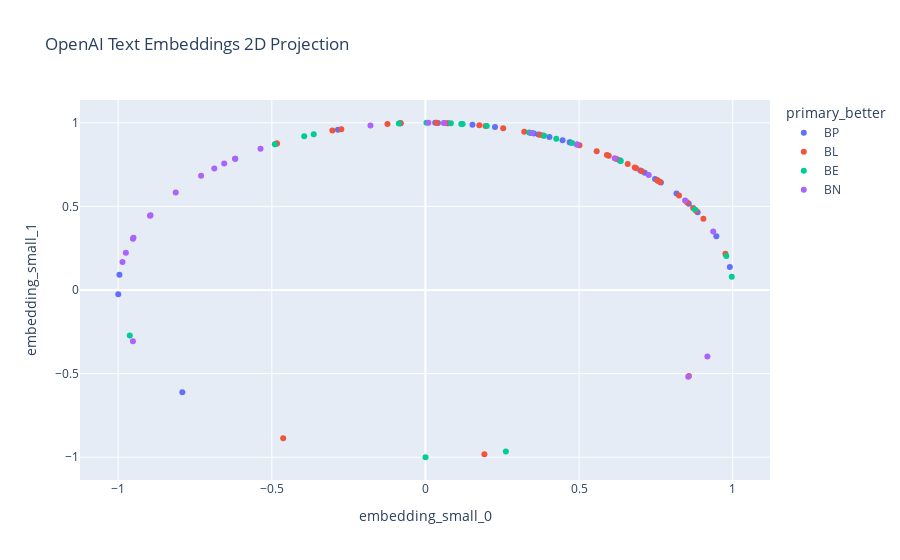

Notebook code cell kept with this figure:
### Code cell
import plotly.express as px
px.scatter(outputs_df, x="embedding_small_0", y="embedding_small_1", color="primary_better", title="OpenAI Text Embeddings 2D Projection")

### Figure 1 — Plotly figure (JSON) as saved in the notebook; plotly's stock layout.template omitted (floating-point values rounded to 4 significant figures)
{"data": [{"hovertemplate": "primary_better=BP<br>embedding_small_0=%{x}<br>embedding_small_1=%{y}<extra></extra>", "legendgroup": "BP", "marker": {"color": "#636efa", "symbol": "circle"}, "mode": "markers", "name": "BP", "orientation": "v", "showlegend": true, "type": "scatter", "x": [0.7569, 0.9467, -0.2847, 0.8169, 0.4711, 0.6995, 0.03165, 0.9905, 0.2264, 0.4036, 0.6331, -0.7912, 0.8857, 0.7474, -0.9958, 0.4695, 0.4929, 0.7664, 0.153, 0.3429, 0.3681, 0.04067, -0.9997, 0.857, -0.6193, 0.6334, 0.353, 0.4462, -0.08128, 0.7136], "xaxis": "x", "y": [0.6535, 0.322, 0.9586, 0.5767, 0.8821, 0.7147, 0.9995, 0.1373, 0.974, 0.9149, 0.7741, -0.6116, 0.4642, 0.6644, 0.09105, 0.8829, 0.8701, 0.6424, 0.9882, 0.9394, 0.9298, 0.9992, -0.02486, 0.5154, 0.7852, 0.7738, 0.9356, 0.895, 0.9967, 0.7006], "yaxis": "y"}, {"hovertemplate": "primary_better=BL<br>embedding_small_0=%{x}<br>embedding_small_1=%{y}<extra></extra>", "legendgroup": "BL", "marker": {"color": "#EF553B", "symbol": "circle"}, "mode": "markers", "name": "BL", "orientation": "v", "showlegend": true, "type": "scatter", "x": [0.8807, 0.8712, -0.3029, 0.383, 0.9762, 0.3726, 0.1956, 0.6218, 0.3216, 0.5965, 0.07357, -0.4629, 0.7544, 0.9046, 0.7636, -0.08195, 0.5907, 0.06071, 0.03637, -0.08081, 0.07212, 0.8512, 0.6811, 0.7043, 0.2531, -0.2737, -0.4836, 0.1754, 0.6859, 0.8574, -0.4836, -0.1236, 0.5012, 0.7559, 0.5573, 0.6583, 0.8251, 0.1918], "xaxis": "x", "y": [0.4737, 0.491, 0.953, 0.9237, 0.2167, 0.928, 0.9807, 0.7832, 0.9469, 0.8026, 0.9973, -0.8864, 0.6564, 0.4263, 0.6457, 0.9966, 0.8069, 0.9982, 0.9993, 0.9967, 0.9974, 0.5249, 0.7322, 0.7099, 0.9675, 0.9618, 0.8753, 0.9845, 0.7277, -0.5147, 0.8753, 0.9923, 0.8653, 0.6547, 0.8303, 0.7527, 0.565, -0.9814], "yaxis": "y"}, {"hovertemplate": "primary_better=BE<br>embedding_small_0=%{x}<br>embedding_small_1=%{y}<extra></extra>", "legendgroup": "BE", "marker": {"color": "#00cc96", "symbol": "circle"}, "mode": "markers", "name": "BE", "orientation": "v", "showlegend": true, "type": "scatter", "x": [0.6358, 0.2617, 0.4257, 0.0002241, 0.121, 0.0827, 0.3862, 0.9968, 0.1166, -0.3945, -0.3635, -0.9621, 0.9791, 0.4771, -0.08651, 0.3462, 0.003321, -0.4902, 0.1996, 0.3377, 0.8769], "xaxis": "x", "y": [0.7718, -0.9651, 0.9049, -1, 0.9927, 0.9966, 0.9224, 0.07961, 0.9932, 0.9189, 0.9316, -0.2725, 0.2034, 0.8789, 0.9963, 0.9381, 1.0, 0.8716, 0.9799, 0.9412, 0.4807], "yaxis": "y"}, {"hovertemplate": "primary_better=BN<br>embedding_small_0=%{x}<br>embedding_small_1=%{y}<extra></extra>", "legendgroup": "BN", "marker": {"color": "#ab63fa", "symbol": "circle"}, "mode": "markers", "name": "BN", "orientation": "v", "showlegend": true, "type": "scatter", "x": [0.9175, 0.8553, 0.7266, 0.9366, 0.009723, 0.4938, -0.9519, -0.9519, -0.6549, -0.9502, -0.9859, -0.6871, -0.6189, -0.5367, 0.616, -0.8947, -0.7301, 0.845, -0.8126, -0.975, -0.1789, -0.8963, 0.3455, 0.06087], "xaxis": "x", "y": [-0.3977, -0.5182, 0.687, 0.3505, 1.0, 0.8696, 0.3065, -0.3064, 0.7557, 0.3117, 0.1676, 0.7265, 0.7855, 0.8438, 0.7877, 0.4466, 0.6833, 0.5348, 0.5828, 0.2223, 0.9839, 0.4435, 0.9384, 0.9981], "yaxis": "y"}], "layout": {"legend": {"title": {"text": "primary_better"}, "tracegroupgap": 0}, "title": {"text": "OpenAI Text Embeddings 2D Projection"}, "xaxis": {"anchor": "y", "domain": [0, 1], "title": {"text": "embedding_small_0"}}, "yaxis": {"anchor": "x", "domain": [0, 1], "title": {"text": "embedding_small_1"}}}}
